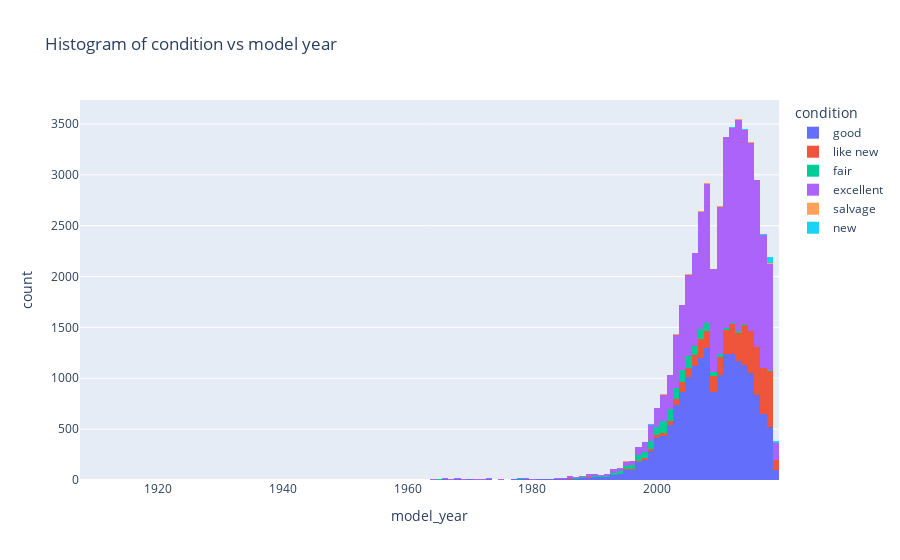

The cell this chart's notebook holds for it:
### Markdown cell above
### Histograma de condición del vehículo vs el año del modelo ###

### Code cell
import pandas as pd
import plotly.express as px

# Leer los datos del archivo CSV
car_data = pd.read_csv('../vehicles_us.csv')

# Crear un histograma 
fig = px.histogram(car_data, x='model_year', color='condition',title='Histogram of condition vs model year')

# Mostrar el gráfico Plotly
fig.show()

### Figure 1 — Plotly figure (JSON) as saved in the notebook; plotly's stock layout.template omitted (floating-point values rounded to 4 significant figures; data arrays with more than 128 entries replaced by an {"elided": "..."} marker saying what was removed)
{"data": [{"bingroup": "x", "hovertemplate": "condition=good<br>model_year=%{x}<br>count=%{y}<extra></extra>", "legendgroup": "good", "marker": {"color": "#636efa", "pattern": {"shape": ""}}, "name": "good", "orientation": "v", "showlegend": true, "type": "histogram", "x": {"elided": "20145 float values"}, "xaxis": "x", "yaxis": "y"}, {"bingroup": "x", "hovertemplate": "condition=like new<br>model_year=%{x}<br>count=%{y}<extra></extra>", "legendgroup": "like new", "marker": {"color": "#EF553B", "pattern": {"shape": ""}}, "name": "like new", "orientation": "v", "showlegend": true, "type": "histogram", "x": {"elided": "4742 float values"}, "xaxis": "x", "yaxis": "y"}, {"bingroup": "x", "hovertemplate": "condition=fair<br>model_year=%{x}<br>count=%{y}<extra></extra>", "legendgroup": "fair", "marker": {"color": "#00cc96", "pattern": {"shape": ""}}, "name": "fair", "orientation": "v", "showlegend": true, "type": "histogram", "x": {"elided": "1607 float values"}, "xaxis": "x", "yaxis": "y"}, {"bingroup": "x", "hovertemplate": "condition=excellent<br>model_year=%{x}<br>count=%{y}<extra></extra>", "legendgroup": "excellent", "marker": {"color": "#ab63fa", "pattern": {"shape": ""}}, "name": "excellent", "orientation": "v", "showlegend": true, "type": "histogram", "x": {"elided": "24773 float values"}, "xaxis": "x", "yaxis": "y"}, {"bingroup": "x", "hovertemplate": "condition=salvage<br>model_year=%{x}<br>count=%{y}<extra></extra>", "legendgroup": "salvage", "marker": {"color": "#FFA15A", "pattern": {"shape": ""}}, "name": "salvage", "orientation": "v", "showlegend": true, "type": "histogram", "x": [1999.0, 2008.0, 2012.0, 1995.0, 2003.0, 2005.0, 2008.0, 2001.0, 2001.0, 1998.0, 2001.0, 2003.0, 2008.0, 2000.0, 2005.0, 2014.0, 2003.0, 1997.0, NaN, 2009.0, 2013.0, 2006.0, 2015.0, 2018.0, 2006.0, 1994.0, 1995.0, 2019.0, 1995.0, 2018.0, 2000.0, 2014.0, NaN, 2004.0, 2001.0, 2015.0, 2007.0, 2004.0, 2014.0, 1999.0, NaN, 2007.0, NaN, 2013.0, 1999.0, 2015.0, 2013.0, 2003.0, 1977.0, 2014.0, 2000.0, 2017.0, 2017.0, 2014.0, 2014.0, 2004.0, 1995.0, 2013.0, NaN, 1999.0, 2002.0, 2010.0, NaN, 2004.0, 2018.0, 2003.0, 2008.0, NaN, NaN, 2017.0, 2017.0, 2017.0, 2009.0, 2001.0, 2002.0, 1996.0, NaN, 2010.0, 2002.0, 2007.0, 2000.0, NaN, 2001.0, 2005.0, 2001.0, 1993.0, 2005.0, 2012.0, 1999.0, 2003.0, 2016.0, 2006.0, 1994.0, 2008.0, 2014.0, 1993.0, 2005.0, 2006.0, 2001.0, 2011.0, 2008.0, 2004.0, 2015.0, 2007.0, 1986.0, 2013.0, NaN, 1994.0, 1999.0, 1997.0, 2008.0, NaN, 2017.0, 2013.0, 2002.0], "xaxis": "x", "yaxis": "y"}, {"bingroup": "x", "hovertemplate": "condition=new<br>model_year=%{x}<br>count=%{y}<extra></extra>", "legendgroup": "new", "marker": {"color": "#19d3f3", "pattern": {"shape": ""}}, "name": "new", "orientation": "v", "showlegend": true, "type": "histogram", "x": {"elided": "143 float values"}, "xaxis": "x", "yaxis": "y"}], "layout": {"barmode": "relative", "legend": {"title": {"text": "condition"}, "tracegroupgap": 0}, "title": {"text": "Histogram of condition vs model year"}, "xaxis": {"anchor": "y", "domain": [0, 1], "title": {"text": "model_year"}}, "yaxis": {"anchor": "x", "domain": [0, 1], "title": {"text": "count"}}}}
